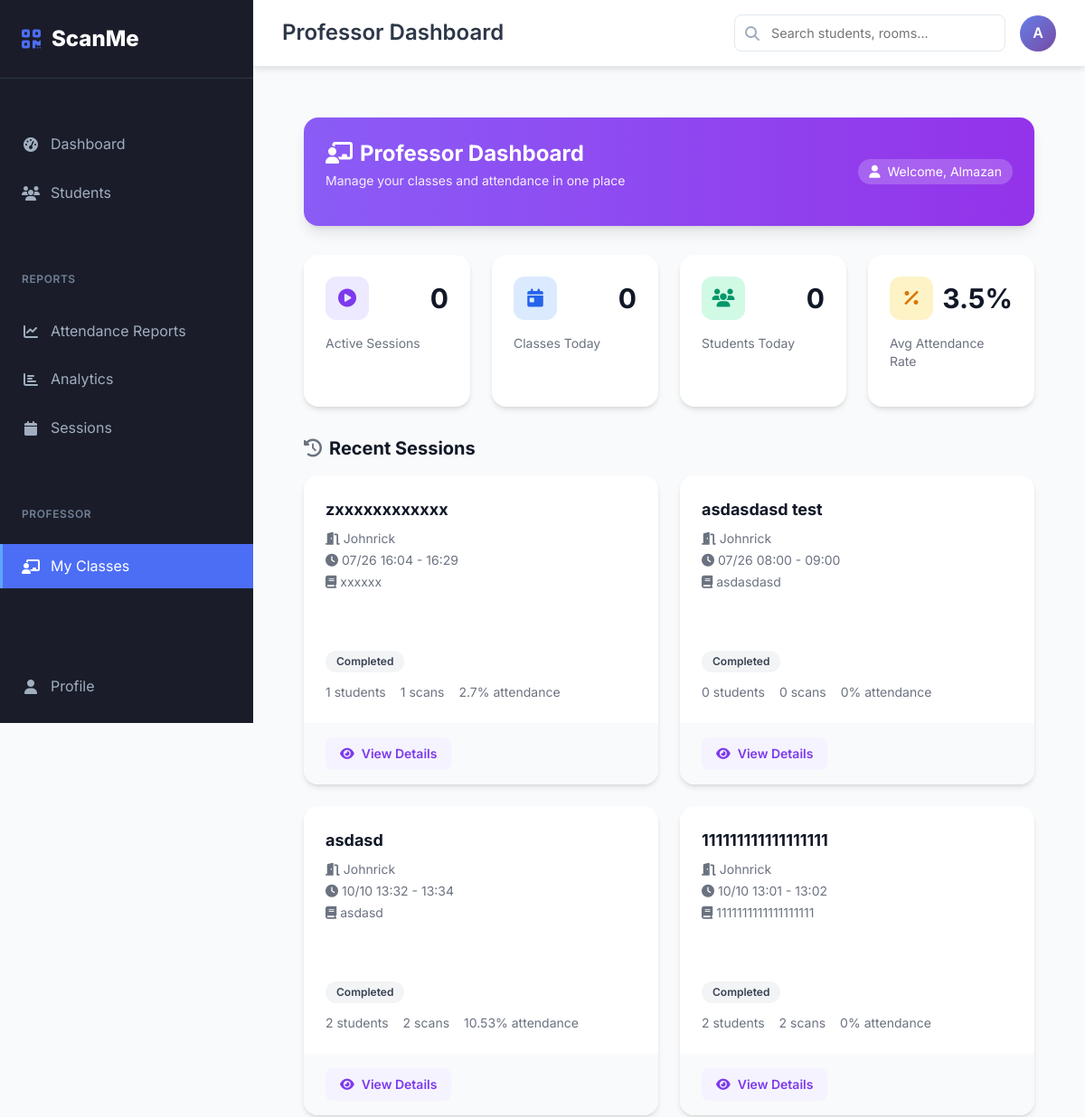
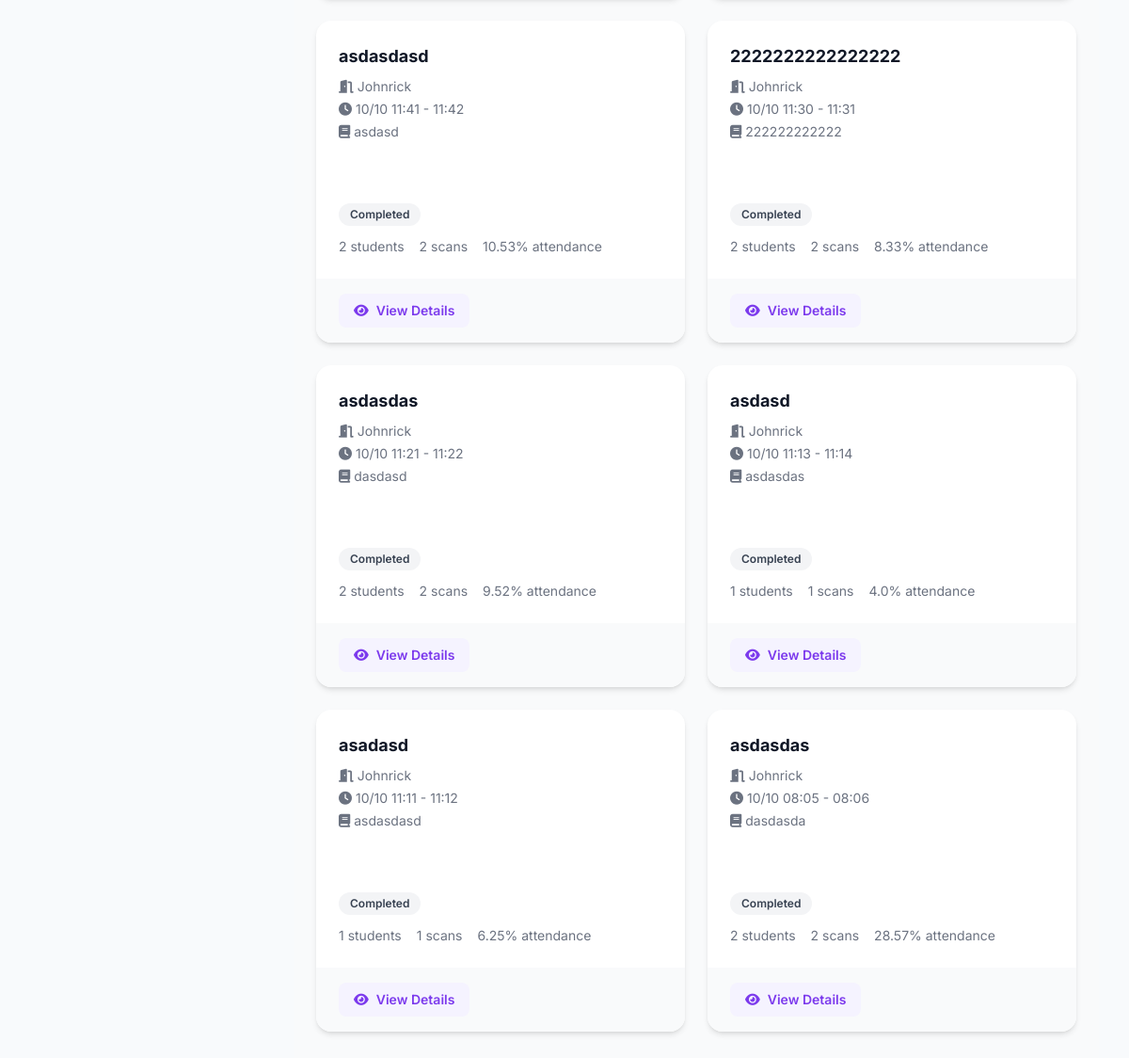
The app's page /professor/ (signed in) with its own data (2 pictures, top to bottom).
### app/models/user_model.py (models this page shows, shortened)
class User(UserMixin, db.Model):
    __tablename__ = 'users'
    id = db.Column(db.Integer, primary_key=True)
    username = db.Column(db.String(80), unique=True, nullable=False, index=True)
    email = db.Column(db.String(120), unique=True, nullable=False, index=True)
    password = db.Column(db.String(255), nullable=False)
    role = db.Column(db.String(20), nullable=False, default='student')  # admin, student, professor
    is_active = db.Column(db.Boolean, default=True, nullable=False)
    avatar_url = db.Column(db.String(255), nullable=True)
    created_at = db.Column(db.DateTime, default=datetime.utcnow)
    last_login = db.Column(db.DateTime)
    attendance_records = db.relationship('AttendanceRecord', backref='scanned_by_user', lazy=True,
                                       foreign_keys='AttendanceRecord.scanned_by')
    time_in_records = db.relationship('AttendanceRecord', backref='time_in_scanned_by_user', lazy=True,
                                    foreign_keys='AttendanceRecord.time_in_scanned_by')
    time_out_records = db.relationship('AttendanceRecord', backref='time_out_scanned_by_user', lazy=True,
                                     foreign_keys='AttendanceRecord.time_out_scanned_by')
    def is_admin(self):
        return self.role == 'admin'
    def is_professor(self):
        return self.role == 'professor'
    def can_manage_students(self):
        return self.role in ['admin', 'professor']
    def can_view_reports(self):
        return self.role in ['admin', 'professor']
    def get_display_name(self):
        return self.username.title()

### app/models/attendance_model.py (models this page shows, shortened)
class AttendanceSession(db.Model):
    __tablename__ = 'attendance_sessions'
    id = db.Column(db.Integer, primary_key=True)
    room_id = db.Column(db.Integer, db.ForeignKey('rooms.id'), nullable=False, index=True)
    session_name = db.Column(db.String(100), nullable=False)
    subject = db.Column(db.String(100))
    instructor = db.Column(db.String(100))
    start_time = db.Column(db.DateTime, nullable=False)
    end_time = db.Column(db.DateTime, nullable=False)
    expected_students = db.Column(db.Integer, default=0)
    is_active = db.Column(db.Boolean, default=True, nullable=False)
    created_by = db.Column(db.Integer, db.ForeignKey('users.id'), nullable=False)
    created_at = db.Column(db.DateTime, default=datetime.utcnow)
    attendance_records = db.relationship('AttendanceRecord', backref='session', lazy=True)
    def get_attendance_summary(self):
        total_scans = len(self.attendance_records)
        unique_students = len(set(record.student_id for record in self.attendance_records))
        late_arrivals = len([record for record in self.attendance_records if record.is_late])
        duplicates = len([record for record in self.attendance_records if record.is_duplicate])
        attendance_rate = 0
        if self.expected_students > 0:
            attendance_rate = (unique_students / self.expected_students) * 100
        return {
            'total_scans': total_scans,
            'unique_students': unique_students,
            'late_arrivals': late_arrivals,
            'duplicates': duplicates,
            'expected_students': self.expected_students,
            'attendance_rate': round(attendance_rate, 2)
        }
    def get_session_status(self):
        now = datetime.utcnow()
        if not self.is_active:
            return 'inactive'
        elif now < self.start_time:
            return 'scheduled'
        elif now > self.end_time:
            return 'completed'
        else:
            return 'active'

### app/models/room_model.py (models this page shows, shortened)
class Room(db.Model):
    __tablename__ = 'rooms'
    id = db.Column(db.Integer, primary_key=True)
    room_number = db.Column(db.String(20), unique=True, nullable=False, index=True)
    room_name = db.Column(db.String(100), nullable=True)
    building = db.Column(db.String(50), nullable=False)
    floor = db.Column(db.Integer, nullable=False)
    capacity = db.Column(db.Integer, nullable=False, default=30)
    room_type = db.Column(db.String(30), nullable=False, default='classroom')  # classroom, laboratory, auditorium
    equipment = db.Column(db.Text)  # JSON string of available equipment
    description = db.Column(db.Text)
    is_active = db.Column(db.Boolean, default=True, nullable=False)
    created_at = db.Column(db.DateTime, default=datetime.utcnow)
    updated_at = db.Column(db.DateTime, default=datetime.utcnow, onupdate=datetime.utcnow)
    attendance_records = db.relationship('AttendanceRecord', backref='room', lazy=True, cascade='all, delete-orphan')
    sessions = db.relationship('AttendanceSession', backref='room', lazy=True, cascade='all, delete-orphan')

### app/routes/professor_routes.py (the view)
    def decorated_function(*args, **kwargs):
        if not current_user.is_authenticated:
            return redirect(url_for('auth.login'))
        if not (current_user.is_professor() or current_user.is_admin()):
            flash('Access denied. Professor privileges required.', 'error')
            return redirect(url_for('main.dashboard'))
        return f(*args, **kwargs)

### app/templates/professor/dashboard.html (shortened to what this page needs)
{% extends "dashboard_base.html" %}
{% block page_title %}Professor Dashboard{% endblock %}
{% block content %}
<div class="tw-p-6 tw-bg-gray-50">
    <div class="tw-bg-gradient-to-r tw-from-violet-500 tw-to-purple-600 tw-rounded-2xl tw-p-6 tw-mb-8 tw-text-white tw-shadow-lg">
        <div class="tw-flex tw-flex-col sm:tw-flex-row tw-justify-between tw-items-start sm:tw-items-center tw-gap-4">
            <div>
                <h1 class="tw-text-2xl tw-font-bold tw-mb-1">
                    <i class="fas fa-chalkboard-teacher tw-mr-2"></i>Professor Dashboard
                </h1>
                <p class="tw-opacity-90 tw-text-sm">Manage your classes and attendance in one place</p>
            </div>
            <span class="tw-inline-flex tw-items-center tw-gap-2 tw-px-3 tw-py-1 tw-rounded-full tw-bg-white/20 tw-text-sm">
                <i class="fas fa-user"></i> Welcome, {{ current_user.username }}
            </span>
        </div>
    </div>
    <div class="tw-grid tw-grid-cols-1 sm:tw-grid-cols-2 lg:tw-grid-cols-4 tw-gap-6 tw-mb-8">
        <div class="tw-bg-white tw-rounded-2xl tw-p-6 tw-shadow-md tw-border tw-border-gray-100">
            <div class="tw-flex tw-items-center tw-justify-between tw-mb-4">
                <div class="tw-w-12 tw-h-12 tw-rounded-xl tw-bg-violet-100 tw-text-violet-600 tw-flex tw-items-center tw-justify-center tw-text-xl">
                    <i class="fas fa-play-circle"></i>
                </div>
                <span class="tw-text-3xl tw-font-bold tw-text-gray-900">{{ stats.active_sessions or 0 }}</span>
            </div>
            <p class="tw-text-sm tw-text-gray-500">Active Sessions</p>
        </div>
        <div class="tw-bg-white tw-rounded-2xl tw-p-6 tw-shadow-md tw-border tw-border-gray-100">
            <div class="tw-flex tw-items-center tw-justify-between tw-mb-4">
                <div class="tw-w-12 tw-h-12 tw-rounded-xl tw-bg-blue-100 tw-text-blue-600 tw-flex tw-items-center tw-justify-center tw-text-xl">
                    <i class="fas fa-calendar-day"></i>
                </div>
                <span class="tw-text-3xl tw-font-bold tw-text-gray-900">{{ stats.total_classes_today or 0 }}</span>
            </div>
            <p class="tw-text-sm tw-text-gray-500">Classes Today</p>
        </div>
        <div class="tw-bg-white tw-rounded-2xl tw-p-6 tw-shadow-md tw-border tw-border-gray-100">
            <div class="tw-flex tw-items-center tw-justify-between tw-mb-4">
                <div class="tw-w-12 tw-h-12 tw-rounded-xl tw-bg-emerald-100 tw-text-emerald-600 tw-flex tw-items-center tw-justify-center tw-text-xl">
                    <i class="fas fa-users"></i>
                </div>
                <span class="tw-text-3xl tw-font-bold tw-text-gray-900">{{ stats.total_students_today or 0 }}</span>
            </div>
            <p class="tw-text-sm tw-text-gray-500">Students Today</p>
        </div>
        <div class="tw-bg-white tw-rounded-2xl tw-p-6 tw-shadow-md tw-border tw-border-gray-100">
            <div class="tw-flex tw-items-center tw-justify-between tw-mb-4">
                <div class="tw-w-12 tw-h-12 tw-rounded-xl tw-bg-amber-100 tw-text-amber-600 tw-flex tw-items-center tw-justify-center tw-text-xl">
                    <i class="fas fa-percentage"></i>
                </div>
                <span class="tw-text-3xl tw-font-bold tw-text-gray-900">{{ stats.average_attendance or 0 }}%</span>
            </div>
            <p class="tw-text-sm tw-text-gray-500">Avg Attendance Rate</p>
        </div>
    </div>
    {% if past_sessions %}
    <div class="tw-mb-8">
        <h2 class="tw-text-xl tw-font-bold tw-text-gray-900 tw-mb-4">
            <i class="fas fa-history tw-mr-2 tw-text-gray-500"></i>Recent Sessions
        </h2>
        <div class="tw-grid tw-grid-cols-1 lg:tw-grid-cols-2 tw-gap-6">
            {% for session in past_sessions %}
            <div class="tw-bg-white tw-rounded-2xl tw-shadow-md tw-border tw-border-gray-100 tw-overflow-hidden hover:tw-shadow-lg tw-transition tw-duration-200">
                <div class="tw-p-6 tw-border-b tw-border-gray-100">
                    <h3 class="tw-text-lg tw-font-bold tw-text-gray-900 tw-mb-2">{{ session.session_name }}</h3>
                    <p class="tw-text-sm tw-text-gray-500 tw-mb-1">
                        <i class="fas fa-door-open tw-mr-1"></i>{{ session.room.room_name or session.room.room_number }}
                    </p>
                    <p class="tw-text-sm tw-text-gray-500 tw-mb-1">
                        <i class="fas fa-clock tw-mr-1"></i>{{ session.start_time.strftime('%m/%d %H:%M') }} - {{ session.end_time.strftime('%H:%M') }}
                    </p>
                    {% if session.subject %}
                    <p class="tw-text-sm tw-text-gray-500">
                        <i class="fas fa-book tw-mr-1"></i>{{ session.subject }}
                    </p>
                    {% endif %}
                </div>
                <div class="tw-p-6">
                    <span class="tw-inline-flex tw-items-center tw-gap-1 tw-px-3 tw-py-1 tw-rounded-full tw-text-xs tw-font-semibold tw-bg-gray-100 tw-text-gray-700">Completed</span>
                    {% set summary = session.get_attendance_summary() %}
                    <div class="tw-flex tw-gap-4 tw-mt-3 tw-text-sm tw-text-gray-500">
                        <span>{{ summary.unique_students }} students</span>
                        <span>{{ summary.total_scans }} scans</span>
                        <span>{{ summary.attendance_rate }}% attendance</span>
                    </div>
                </div>
                <div class="tw-px-6 tw-py-4 tw-bg-gray-50 tw-border-t tw-border-gray-100">
                    <a href="{{ url_for('professor.session_detail', session_id=session.id) }}" class="tw-inline-flex tw-items-center tw-gap-2 tw-px-4 tw-py-2 tw-rounded-lg tw-text-sm tw-font-semibold tw-text-violet-600 tw-bg-violet-50 hover:tw-bg-violet-100 tw-transition">
                        <i class="fas fa-eye"></i>View Details
                    </a>
                </div>
            </div>
            {% endfor %}
        </div>
    </div>
    {% endif %}
</div>
{% endblock %}

### app/templates/dashboard_base.html (shortened to what this page needs)
<!DOCTYPE html>
<html lang="en">
<head>
    <link href="https://cdn.jsdelivr.net/npm/bootstrap@5.3.3/dist/css/bootstrap.min.css" rel="stylesheet">
    <script src="https://cdn.tailwindcss.com"></script>
    <link rel="stylesheet" href="https://cdnjs.cloudflare.com/ajax/libs/font-awesome/6.6.0/css/all.min.css">
</head>
<body>
    <nav class="sidebar" id="sidebar">
        <a href="{{ url_for('main.index') }}" class="sidebar-brand">
            <i class="fas fa-qrcode"></i>
            ScanMe
        </a>
        <div class="nav-group">
            <ul class="sidebar-nav">
                <li class="nav-item">
                    <a href="{{ url_for('main.dashboard') }}" class="nav-link {{ 'active' if request.endpoint == 'main.dashboard' }}">
                        <i class="fas fa-tachometer-alt"></i>
                        Dashboard
                    </a>
                </li>
                {% if current_user.can_manage_students() %}
                <li class="nav-item">
                    <a href="{{ url_for('students.list_students') }}" class="nav-link {{ 'active' if 'students' in request.endpoint }}">
                        <i class="fas fa-users"></i>
                        Students
                    </a>
                </li>
                {% endif %}
            </ul>
        </div>
        {% if current_user.can_view_reports() %}
        <div class="nav-group">
            <div class="nav-group-title">Reports</div>
            <ul class="sidebar-nav">
                <li class="nav-item">
                    <a href="{{ url_for('attendance.reports') }}" class="nav-link {{ 'active' if request.endpoint == 'attendance.reports' }}">
                        <i class="fas fa-chart-line"></i>
                        Attendance Reports
                    </a>
                </li>
                <li class="nav-item">
                    <a href="{{ url_for('attendance.analytics') }}" class="nav-link {{ 'active' if request.endpoint == 'attendance.analytics' }}">
                        <i class="fas fa-chart-bar"></i>
                        Analytics
                    </a>
                </li>
                <li class="nav-item">
                    <a href="{{ url_for('attendance.manage_sessions') }}" class="nav-link {{ 'active' if request.endpoint == 'attendance.manage_sessions' }}">
                        <i class="fas fa-calendar"></i>
                        Sessions
                    </a>
                </li>
            </ul>
        </div>
        {% endif %}
        {% if current_user.is_professor() or current_user.is_admin() %}
        <div class="nav-group">
            <div class="nav-group-title">Professor</div>
            <ul class="sidebar-nav">
                <li class="nav-item">
                    <a href="{{ url_for('professor.dashboard') }}" class="nav-link {{ 'active' if request.endpoint == 'professor.dashboard' }}">
                        <i class="fas fa-chalkboard-teacher"></i>
                        My Classes
                    </a>
                </li>
            </ul>
        </div>
        {% endif %}
        <div class="nav-group" style="margin-top: auto; padding-top: 2rem;">
            <ul class="sidebar-nav">
                <li class="nav-item">
                    <a href="{{ url_for('main.profile') }}" class="nav-link {{ 'active' if request.endpoint == 'main.profile' }}">
                        <i class="fas fa-user"></i>
                        Profile
                    </a>
                </li>
                <li class="nav-item">
                    <a href="{{ url_for('auth.change_password') }}" class="nav-link {{ 'active' if request.endpoint == 'auth.change_password' }}">
                    </a>
                </li>
            </ul>
        </div>
    </nav>
    <main class="main-content">
        <header class="topbar">
            <div class="d-flex align-items-center">
                <h1 class="page-title">{% block page_title %}Dashboard{% endblock %}</h1>
            </div>
            <div class="topbar-actions">
                <div class="search-box">
                    <i class="fas fa-search"></i>
                    <input type="text" placeholder="Search students, rooms..." id="globalSearch">
                </div>
                <div class="user-dropdown dropdown">
                    <div class="user-avatar" data-bs-toggle="dropdown" aria-expanded="false">
                        {{ current_user.username[0].upper() }}
                    </div>
                </div>
            </div>
        </header>
        <div class="content-area">
            {% block content %}{% endblock %}
        </div>
    </main>
</body>
</html>

### records on screen
User: username "A", username "Almazan"
AttendanceSession: session_name "zxxxxxxxxxxxx", room "Johnrick", start_time "07/26 16:04", end_time "16:29", subject "xxxxxx", unique_students "1", total_scans "1", attendance_rate "2.7"
AttendanceSession: session_name "asdasdasd test", room "Johnrick", start_time "07/26 08:00", end_time "09:00", subject "asdasdasd", unique_students "0", total_scans "0", attendance_rate "0"
AttendanceSession: session_name "asdasd", room "Johnrick", start_time "10/10 13:32", end_time "13:34", subject "asdasd", unique_students "2", total_scans "2", attendance_rate "10.53"
AttendanceSession: session_name "111111111111111111", room "Johnrick", start_time "10/10 13:01", end_time "13:02", subject "1111111111111111111", unique_students "2", total_scans "2", attendance_rate "0"
AttendanceSession: session_name "asdasdasd", room "Johnrick", start_time "10/10 11:41", end_time "11:42", subject "asdasd", unique_students "2", total_scans "2", attendance_rate "10.53"
AttendanceSession: session_name "2222222222222222", room "Johnrick", start_time "10/10 11:30", end_time "11:31", subject "222222222222", unique_students "2", total_scans "2", attendance_rate "8.33"
AttendanceSession: session_name "asdasdas", room "Johnrick", start_time "10/10 11:21", end_time "11:22", subject "dasdasd", unique_students "2", total_scans "2", attendance_rate "9.52"
AttendanceSession: session_name "asdasd", room "Johnrick", start_time "10/10 11:13", end_time "11:14", subject "asdasdas", unique_students "1", total_scans "1", attendance_rate "4.0"
AttendanceSession: session_name "asadasd", room "Johnrick", start_time "10/10 11:11", end_time "11:12", subject "asdasdasd", unique_students "1", total_scans "1", attendance_rate "6.25"
AttendanceSession: session_name "asdasdas", room "Johnrick", start_time "10/10 08:05", end_time "08:06", subject "dasdasda", unique_students "2", total_scans "2", attendance_rate "28.57"

### other values on screen
{{ stats.active_sessions or 0 }} "0"
{{ stats.total_classes_today or 0 }} "0"
{{ stats.total_students_today or 0 }} "0"
{{ stats.average_attendance or 0 }} "3.5"
